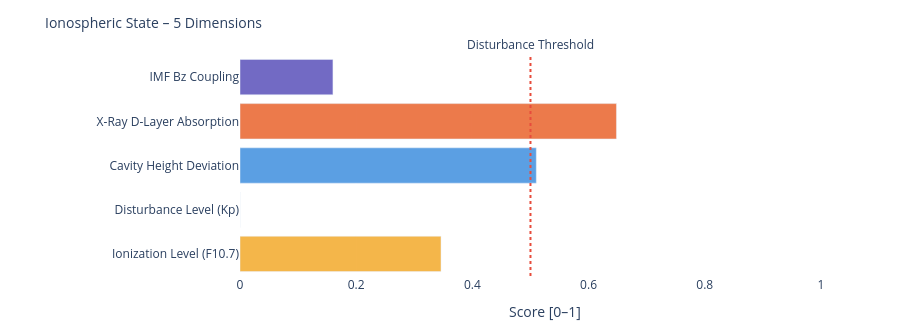

Notebook code for this chart:
### Markdown cell above
---
### 📐 Systemic Insight: Geometric Cavity vs. Real Schumann Resonance

**Relevant for:** Layer 6 = delta analysis &nbsp;|&nbsp; Layer 7 = feature vector / system interpretation

A cavity height change from 80 km to 70 km shifts the **idealized geometric frequencies** only minimally:

| Modus | Aktuell | Referenz | Δ |
|-------|---------|----------|---|
| SR-1 | 10.4762 Hz | 10.4599 Hz | +16 mHz |
| SR-2 | 18.1452 Hz | 18.1171 Hz | +28 mHz |
| SR-3 | 25.6612 Hz | 25.6215 Hz | +40 mHz |
| SR-4 | 33.1285 Hz | 33.0772 Hz | +51 mHz |

The geometric effect is limited because 10 km is very small compared to Earth's radius (~6371 km).

**Consequence:** Real Schumann deviations are likely driven more strongly by **conductivity, damping, day/night structure, lightning distribution and source geometry** than by pure cavity height.

---

**Layer 6 compares:**
```
geometric Δ from Layer 4  vs.  observed Δ from real Schumann measurement data
```

**Layer 7 Feature:**
```
If real Δ >> geometric Δ  →  non-geometric factors dominant
```

### Code cell
# ============================================================
# IONOSPHERIC STATE – Summary gauge
# Five dimensions: ionization, disturbance, cavity height, X-Ray, Bz coupling
# ============================================================

def norm(v, lo, hi):
    if v is None: return None
    return round(max(0.0, min(1.0, (v - lo) / (hi - lo))), 3)

# Ionization level (F10.7 → F2-Layer)
ioniz = norm(f107_val, 60, 250)

# Disturbance level (Kp → E/F-Layer irregularities)
disturb = norm(kp_val, 0, 9)

# Cavity height deviation from reference (80 km)
h_dev = norm(abs(h_eff - 80), 0, 20)

# X-Ray ionization (D-Layer absorption)
xray_ioniz = None
if xray_now is not None:
    xray_ioniz = norm(math.log10(max(xray_now, 1e-9)) + 9, 0, 5)

# Bz coupling (southward Bz → stronger magnetosphere-ionosphere coupling)
bz_coupling = norm(-(bz_now or 0), -5, 30) if bz_now is not None else None

dims = [
    ('Ionization Level (F10.7)',    ioniz,      '#F2A623'),
    ('Disturbance Level (Kp)',      disturb,    '#7F77DD'),
    ('Cavity Height Deviation',     h_dev,      '#378ADD'),
    ('X-Ray D-Layer Absorption',    xray_ioniz, '#E85D24'),
    ('IMF Bz Coupling',             bz_coupling,'#534AB7'),
]

fig = go.Figure()
for name, val, col in dims:
    if val is not None:
        h = int(val * 20)
        bar = '█' * h + '░' * (20 - h)
        label = f'{name}:  {bar}  {val:.3f}'
    else:
        label = f'{name}:  {"─" * 20}  n/a'
    fig.add_trace(go.Bar(
        x=[val if val is not None else 0],
        y=[name],
        orientation='h',
        marker_color=col, opacity=0.82,
        showlegend=False
    ))

fig.add_vline(x=0.5, line_dash='dot', line_color='#e74c3c',
              annotation_text='Disturbance Threshold', annotation_position='top')
fig.update_layout(
    title=dict(text='Ionospheric State – 5 Dimensions', font=dict(size=14)),
    xaxis=dict(title='Score [0–1]', range=[0, 1.05]),
    height=330, plot_bgcolor='rgba(0,0,0,0)', paper_bgcolor='rgba(0,0,0,0)',
    margin=dict(l=240, r=50, t=55, b=40)
)
fig.show()

print(f'\nIonospheric state:')
for name, val, _ in dims:
    print(f'  {name:<35} {val:.3f}' if val is not None else f'  {name:<35} n/a')

### Figure 1 — Plotly figure (JSON) as saved in the notebook; plotly's stock layout.template omitted (floating-point values rounded to 4 significant figures)
{"data": [{"marker": {"color": "#F2A623"}, "opacity": 0.82, "orientation": "h", "showlegend": false, "type": "bar", "x": [0.346], "y": ["Ionization Level (F10.7)"]}, {"marker": {"color": "#7F77DD"}, "opacity": 0.82, "orientation": "h", "showlegend": false, "type": "bar", "x": [0.0], "y": ["Disturbance Level (Kp)"]}, {"marker": {"color": "#378ADD"}, "opacity": 0.82, "orientation": "h", "showlegend": false, "type": "bar", "x": [0.51], "y": ["Cavity Height Deviation"]}, {"marker": {"color": "#E85D24"}, "opacity": 0.82, "orientation": "h", "showlegend": false, "type": "bar", "x": [0.648], "y": ["X-Ray D-Layer Absorption"]}, {"marker": {"color": "#534AB7"}, "opacity": 0.82, "orientation": "h", "showlegend": false, "type": "bar", "x": [0.16], "y": ["IMF Bz Coupling"]}], "layout": {"annotations": [{"showarrow": false, "text": "Disturbance Threshold", "x": 0.5, "xanchor": "center", "xref": "x", "y": 1, "yanchor": "bottom", "yref": "y domain"}], "height": 330, "margin": {"b": 40, "l": 240, "r": 50, "t": 55}, "paper_bgcolor": "rgba(0,0,0,0)", "plot_bgcolor": "rgba(0,0,0,0)", "shapes": [{"line": {"color": "#e74c3c", "dash": "dot"}, "type": "line", "x0": 0.5, "x1": 0.5, "xref": "x", "y0": 0, "y1": 1, "yref": "y domain"}], "title": {"font": {"size": 14}, "text": "Ionospheric State – 5 Dimensions"}, "xaxis": {"range": [0, 1.05], "title": {"text": "Score [0–1]"}}}}
